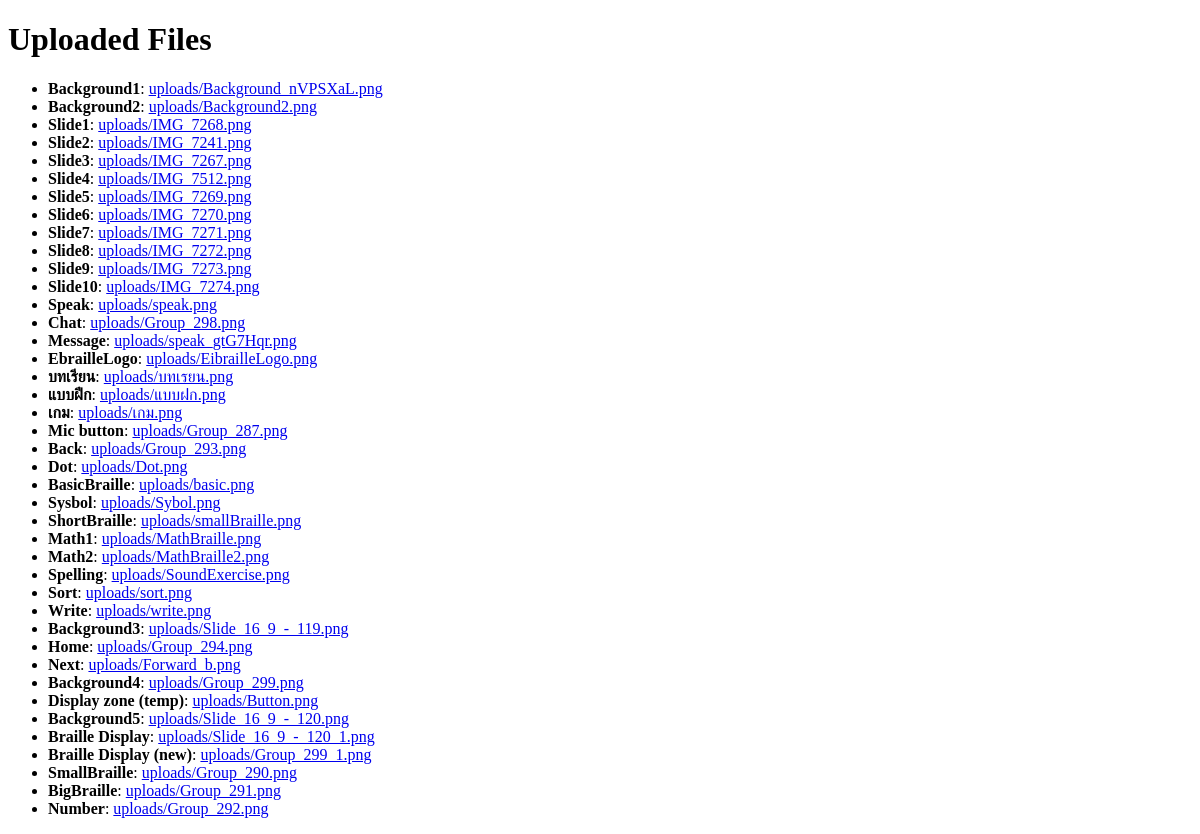
/Setting/files/, run on an earlier commit of the app's database.
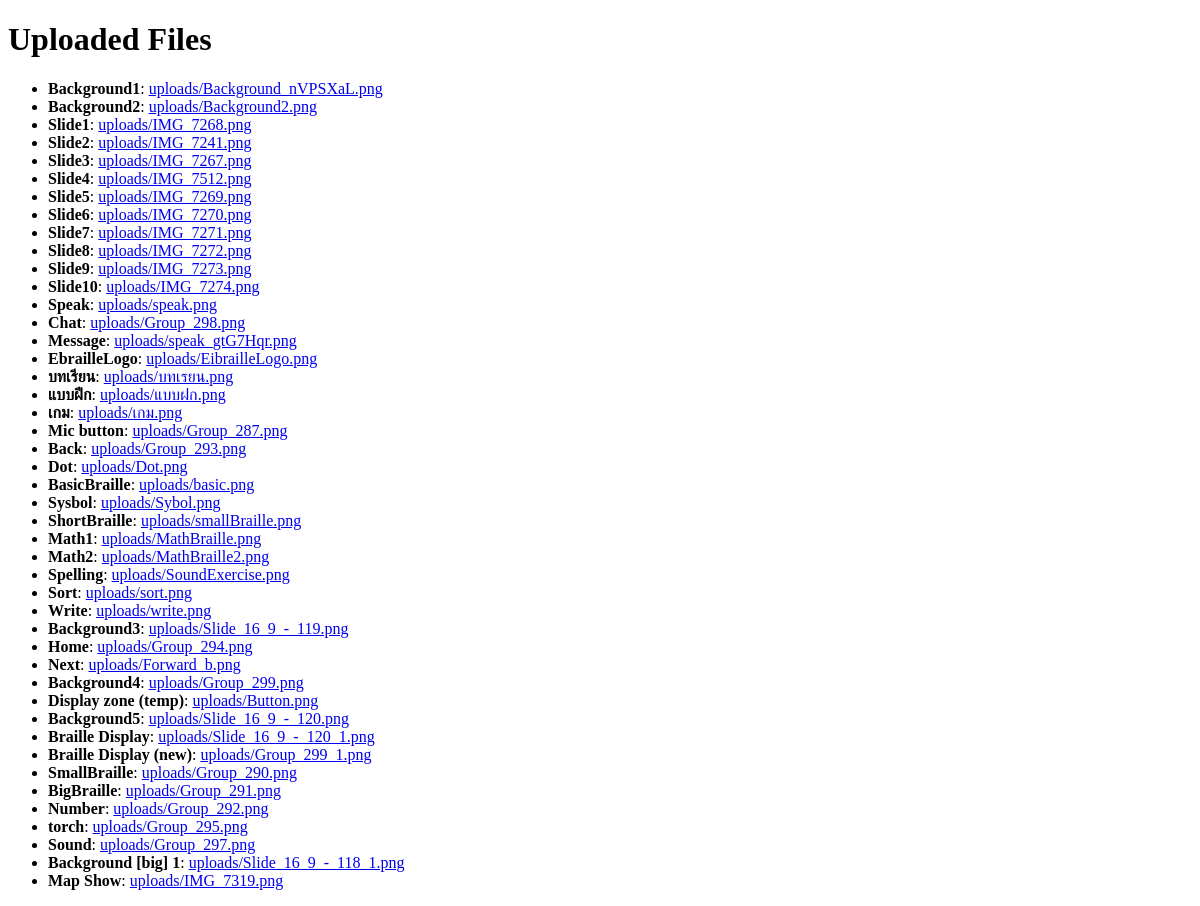
And on a later commit of the database.
### Setting/models.py (models this page shows)
class FileUpload(models.Model):
    title = models.CharField(max_length=100)
    file = models.FileField(upload_to='uploads/')  # Files will be uploaded to media/uploads/
    uploaded_at = models.DateTimeField(auto_now_add=True)

### Setting/views.py (the view)
# urls.py: path('files/', views.file_list, name='file_list'),
def file_list(request):
    files = FileUpload.objects.all()  # Retrieve all uploaded files
    return render(request, 'file_list.html', {'files': files})

### authentication/context_processors.py (called while the page is built)
def youtube_video(request):
    return {
        'YOUTUBE_VIDEO_ID': settings.YOUTUBE_VIDEO_ID,
    }

### Setting/templates/file_list.html (shortened to what this page needs)
<!DOCTYPE html>
<html>
<head>
</head>
<body>
    <h1>Uploaded Files</h1>
    <ul>
        {% for file in files %}
            <li>
                <strong>{{ file.title }}</strong>:
                <a href="{{ file.file.url }}">{{ file.file.name }}</a>
            </li>
        {% endfor %}
    </ul>
</body>
</html>

What changed in the data, as far as the page shows it:
added FileUpload: title "torch", file.name "uploads/Group_295.png"
added FileUpload: title "Sound", file.name "uploads/Group_297.png"
added FileUpload: title "Background [big] 1", file.name "uploads/Slide_16_9_-_118_1.png"
added FileUpload: title "Map Show", file.name "uploads/IMG_7319.png"
